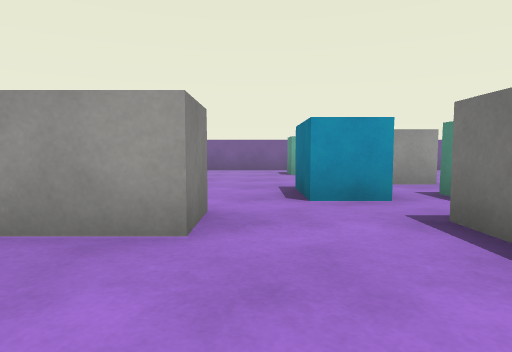
View 1 (above)

16 first-person views from a walk through a scene from a Unity 3-D project. The camera is 0.58 m above the floor, tilts 4° down and sees 75° across. The floor is counted in squares, 1 m on a side. Each view is taken from the middle of a square. On the plan, view 1 faces up. The plan holds only what a view shows up to about 9 squares ahead; the rest is blank. The player character is not drawn. Surface patterns are stand-ins for the level's own textures.

View 2
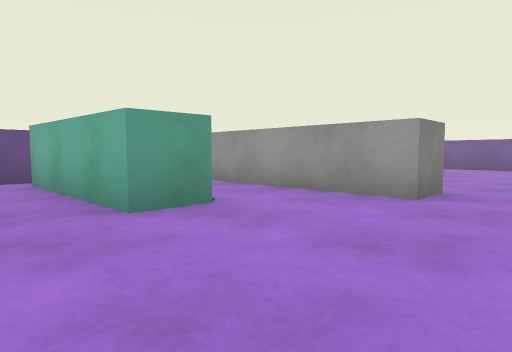

View 3
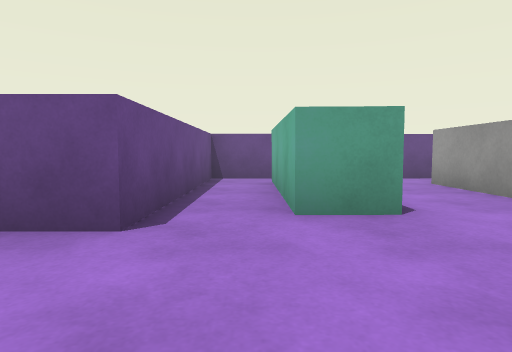

View 4
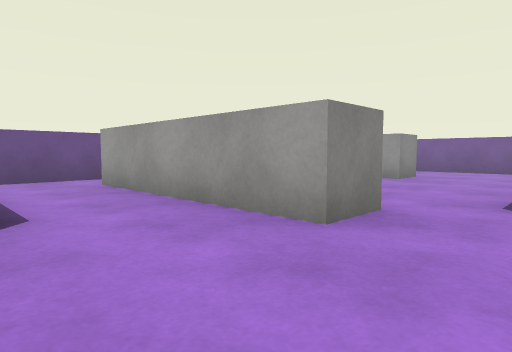

View 5
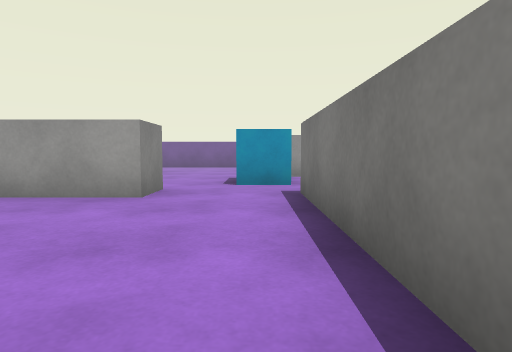

View 6
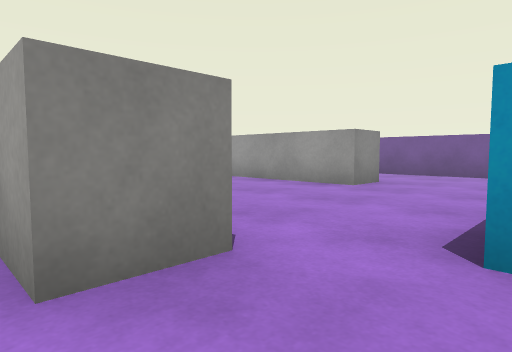

View 7
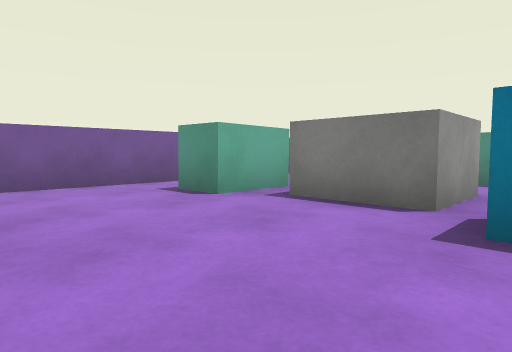

View 8
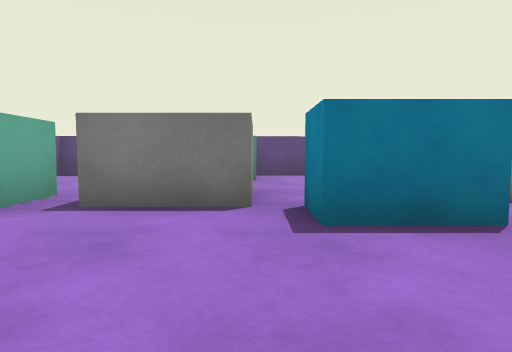

View 9
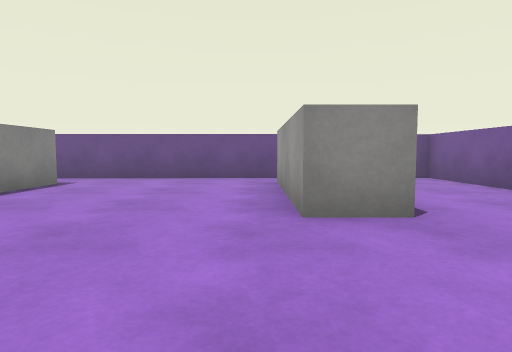

View 10
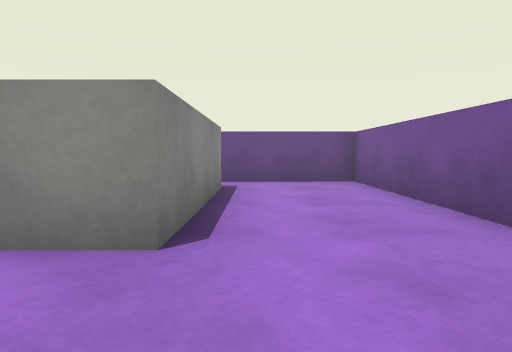

View 11
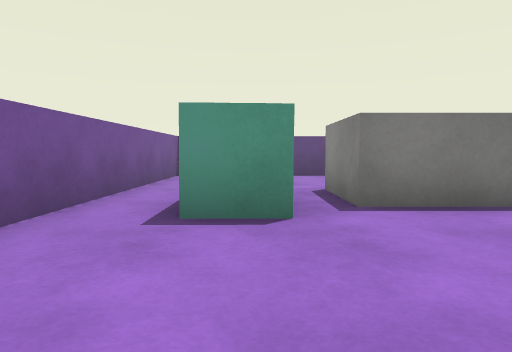

View 12
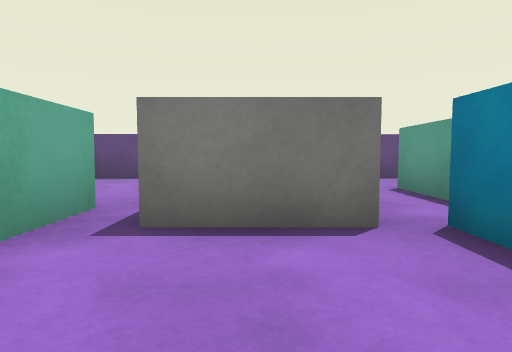

View 13
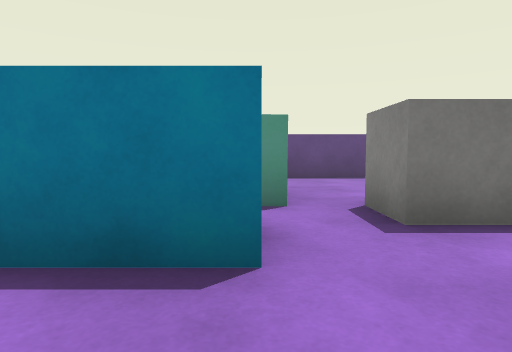

View 14
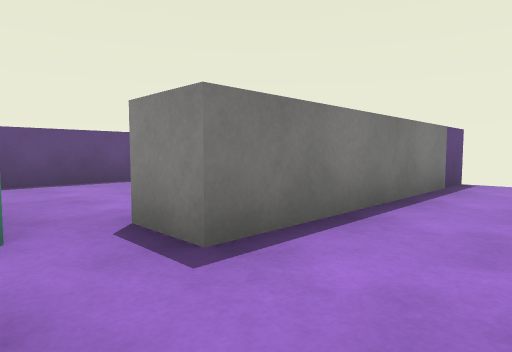

View 15
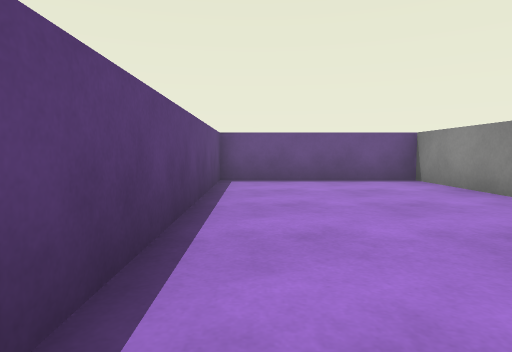

View 16
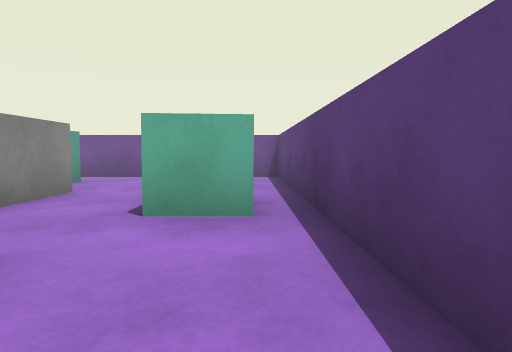

### Floor plan
Points are (right, up) in squares from view 1. A wall is a line through its corners. A room is listed if a view was taken in it or the views show most of it. See-through windows are left out.
Room 1 (views 1, 2, 3, 4, 5, 6)
walls: (-2, 0.4) (-2, -0.6) (-5.8, -0.7); (-0.5, 3.4) (-0.5, 2.3) (-5.2, 2.3); (-6.6, 3.4) (-6.5, -2) (-1.4, -2) (-1.4, -2.9); (1.6, -3.1) (1.6, 2.8)
ways out: opening at (-6, 3) to room 2; opening at (0.5, 3) to room 2; gap at (2, 3) to room 2; gap at (-6, 0)
Room 2 (views 7, 8, 9, 10, 11, 12, 13, 14, 15, 16)
walls: (1.6, 2.8) (2.8, 2.8); (2.6, 0.8) (2.6, -2) (6.8, -2) (6.5, 11) (-6.7, 11) (-6.6, 3.4); (-5.2, 3.3) (-3.8, 3.3); (-5.6, 8.4) (-2, 8.4) (-2, 7.4) (-5.6, 7.4)
ways out: opening at (-6, 3) to room 1; opening at (0.5, 3) to room 1; gap at (2, 3) to room 1
objects: block (1, 4) to (2, 5); block (1, 9) to (2, 9); white block (2, 6) to (3, 8); block (3, 4) to (4, 4); cube (5, 6) to (6, 7)

Positions as (right, up) in squares from view 1, and headings:
1: (0, 0), facing up
2: (1, -2), facing up-left
3: (1, -1), facing left
4: (1, 0), facing up-left
5: (1, -2), facing up
6: (1, 2), facing up-left
7: (-2, 5), facing up-right
8: (-2, 6), facing right
9: (1, 7), facing left
10: (0, 9), facing left
11: (-2, 9), facing right
12: (-1, 7), facing right
13: (-1, 4), facing right
14: (0, 4), facing down-right
15: (6, 5), facing down
16: (6, 3), facing up
